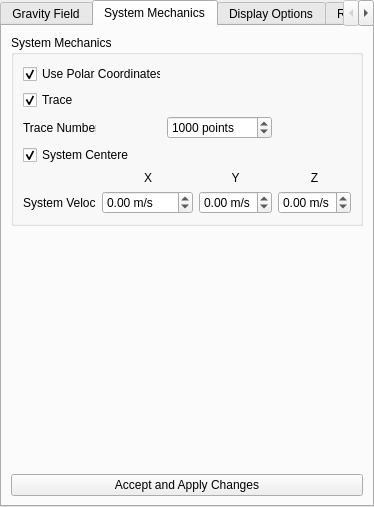
<?xml version="1.0" encoding="UTF-8"?>
<ui version="4.0">
 <class>Options</class>
 <widget class="QTabWidget" name="Options">
  <property name="geometry">
   <rect>
    <x>0</x>
    <y>0</y>
    <width>374</width>
    <height>507</height>
   </rect>
  </property>
  <property name="windowTitle">
   <string>TabWidget</string>
  </property>
  <property name="currentIndex">
   <number>1</number>
  </property>
  <widget class="QWidget" name="gravityTab">
   <attribute name="title">
    <string>Gravity Field</string>
   </attribute>
   <layout class="QVBoxLayout" name="verticalLayout_3">
    <item>
     <widget class="QCheckBox" name="gravFieldCheckBox">
      <property name="text">
       <string>Display Gravity Field</string>
      </property>
      <property name="checked">
       <bool>true</bool>
      </property>
     </widget>
    </item>
    <item>
     <widget class="QGroupBox" name="gravFieldGroupBox">
      <property name="title">
       <string>Gravity Field</string>
      </property>
      <layout class="QGridLayout" name="gridLayout">
       <property name="leftMargin">
        <number>6</number>
       </property>
       <property name="topMargin">
        <number>6</number>
       </property>
       <property name="rightMargin">
        <number>6</number>
       </property>
       <property name="bottomMargin">
        <number>6</number>
       </property>
       <property name="spacing">
        <number>4</number>
       </property>
       <item row="3" column="0" colspan="3">
        <widget class="QRadioButton" name="arrowsAreTransparent">
         <property name="text">
          <string>Arrows Go Transparent</string>
         </property>
         <property name="checked">
          <bool>true</bool>
         </property>
        </widget>
       </item>
       <item row="5" column="0" colspan="3">
        <widget class="QRadioButton" name="arrowsAdjustLengthButton">
         <property name="text">
          <string>Adjust Length of Arrows</string>
         </property>
        </widget>
       </item>
       <item row="10" column="0">
        <widget class="QLabel" name="arrowSeparationLabel">
         <property name="text">
          <string>Arrow Spacing</string>
         </property>
         <property name="alignment">
          <set>Qt::AlignRight|Qt::AlignTrailing|Qt::AlignVCenter</set>
         </property>
        </widget>
       </item>
       <item row="8" column="0">
        <widget class="QLabel" name="arrowLengthLabel">
         <property name="text">
          <string> Arrow Square Width</string>
         </property>
         <property name="alignment">
          <set>Qt::AlignRight|Qt::AlignTrailing|Qt::AlignVCenter</set>
         </property>
        </widget>
       </item>
       <item row="8" column="1">
        <widget class="QSlider" name="arrowSquareWidthSlider">
         <property name="minimum">
          <number>5</number>
         </property>
         <property name="maximum">
          <number>500</number>
         </property>
         <property name="singleStep">
          <number>5</number>
         </property>
         <property name="pageStep">
          <number>25</number>
         </property>
         <property name="value">
          <number>150</number>
         </property>
         <property name="orientation">
          <enum>Qt::Horizontal</enum>
         </property>
         <property name="tickPosition">
          <enum>QSlider::TicksBothSides</enum>
         </property>
        </widget>
       </item>
       <item row="10" column="1">
        <widget class="QSlider" name="arrowSpacingSlider">
         <property name="minimum">
          <number>2</number>
         </property>
         <property name="maximum">
          <number>10</number>
         </property>
         <property name="singleStep">
          <number>2</number>
         </property>
         <property name="pageStep">
          <number>2</number>
         </property>
         <property name="value">
          <number>8</number>
         </property>
         <property name="orientation">
          <enum>Qt::Horizontal</enum>
         </property>
         <property name="tickPosition">
          <enum>QSlider::TicksBothSides</enum>
         </property>
        </widget>
       </item>
       <item row="4" column="1">
        <widget class="QSlider" name="arrowTransparencySlider">
         <property name="minimum">
          <number>1</number>
         </property>
         <property name="maximum">
          <number>100</number>
         </property>
         <property name="singleStep">
          <number>5</number>
         </property>
         <property name="pageStep">
          <number>10</number>
         </property>
         <property name="value">
          <number>75</number>
         </property>
         <property name="orientation">
          <enum>Qt::Horizontal</enum>
         </property>
         <property name="tickPosition">
          <enum>QSlider::TicksBothSides</enum>
         </property>
        </widget>
       </item>
       <item row="4" column="0">
        <widget class="QLabel" name="label_5">
         <property name="text">
          <string>Transparency</string>
         </property>
         <property name="alignment">
          <set>Qt::AlignRight|Qt::AlignTrailing|Qt::AlignVCenter</set>
         </property>
        </widget>
       </item>
       <item row="6" column="0">
        <widget class="QLabel" name="label_6">
         <property name="enabled">
          <bool>true</bool>
         </property>
         <property name="text">
          <string>Max Length</string>
         </property>
         <property name="alignment">
          <set>Qt::AlignRight|Qt::AlignTrailing|Qt::AlignVCenter</set>
         </property>
        </widget>
       </item>
       <item row="6" column="1">
        <widget class="QSlider" name="arrowLengthSlider">
         <property name="enabled">
          <bool>true</bool>
         </property>
         <property name="minimum">
          <number>1</number>
         </property>
         <property name="maximum">
          <number>200</number>
         </property>
         <property name="value">
          <number>50</number>
         </property>
         <property name="orientation">
          <enum>Qt::Horizontal</enum>
         </property>
         <property name="tickPosition">
          <enum>QSlider::TicksBothSides</enum>
         </property>
        </widget>
       </item>
      </layout>
     </widget>
    </item>
    <item>
     <widget class="QGroupBox" name="gravityPlaneGroupBox">
      <property name="minimumSize">
       <size>
        <width>0</width>
        <height>195</height>
       </size>
      </property>
      <property name="title">
       <string>Gravity Plane Settings</string>
      </property>
      <layout class="QGridLayout" name="gridLayout_5">
       <item row="1" column="0">
        <widget class="QRadioButton" name="xyPlaneRadioButton">
         <property name="text">
          <string>XY Plane</string>
         </property>
         <property name="checked">
          <bool>true</bool>
         </property>
        </widget>
       </item>
       <item row="1" column="1">
        <widget class="QRadioButton" name="xzPlaneRadioButton">
         <property name="text">
          <string>XZ Plane</string>
         </property>
        </widget>
       </item>
       <item row="2" column="0">
        <widget class="QRadioButton" name="planetsRadioButton">
         <property name="text">
          <string>Planets</string>
         </property>
        </widget>
       </item>
       <item row="2" column="1">
        <widget class="QRadioButton" name="yzPlaneRadioButton">
         <property name="text">
          <string>YZ Plane</string>
         </property>
        </widget>
       </item>
       <item row="3" column="0" colspan="2">
        <widget class="QFrame" name="planetFrame">
         <property name="enabled">
          <bool>false</bool>
         </property>
         <property name="frameShape">
          <enum>QFrame::Box</enum>
         </property>
         <property name="frameShadow">
          <enum>QFrame::Plain</enum>
         </property>
         <property name="lineWidth">
          <number>3</number>
         </property>
        </widget>
       </item>
       <item row="0" column="0" colspan="2">
        <widget class="QCheckBox" name="centerOfMassPlane">
         <property name="text">
          <string>Plane goes through center of mass</string>
         </property>
         <property name="checked">
          <bool>true</bool>
         </property>
        </widget>
       </item>
      </layout>
     </widget>
    </item>
    <item>
     <widget class="QPushButton" name="applyChanges1">
      <property name="text">
       <string>Accept and Apply Changes</string>
      </property>
     </widget>
    </item>
   </layout>
  </widget>
  <widget class="QWidget" name="systemTab">
   <attribute name="title">
    <string>System Mechanics</string>
   </attribute>
   <layout class="QGridLayout" name="gridLayout_3">
    <item row="2" column="0">
     <widget class="QGroupBox" name="systemMechanicsGroupBox">
      <property name="title">
       <string>System Mechanics</string>
      </property>
      <layout class="QGridLayout" name="gridLayout_2">
       <item row="0" column="0" colspan="3">
        <widget class="QCheckBox" name="usePolarCheckBox">
         <property name="text">
          <string>Use Polar Coordinates</string>
         </property>
         <property name="shortcut">
          <string>Ctrl+O</string>
         </property>
         <property name="checked">
          <bool>true</bool>
         </property>
        </widget>
       </item>
       <item row="1" column="0">
        <widget class="QCheckBox" name="traceCheckBox">
         <property name="text">
          <string>Trace</string>
         </property>
         <property name="shortcut">
          <string>Ctrl+T</string>
         </property>
         <property name="checked">
          <bool>true</bool>
         </property>
        </widget>
       </item>
       <item row="2" column="0">
        <widget class="QLabel" name="traceNumberLabel">
         <property name="text">
          <string>Trace Number</string>
         </property>
        </widget>
       </item>
       <item row="2" column="3" colspan="2">
        <widget class="QSpinBox" name="traceNumberSpinBox">
         <property name="suffix">
          <string> points</string>
         </property>
         <property name="minimum">
          <number>10</number>
         </property>
         <property name="maximum">
          <number>1000000</number>
         </property>
         <property name="singleStep">
          <number>10</number>
         </property>
         <property name="value">
          <number>1000</number>
         </property>
        </widget>
       </item>
       <item row="3" column="0" colspan="2">
        <widget class="QCheckBox" name="systemCenteredCheckBox">
         <property name="text">
          <string>System Centered</string>
         </property>
         <property name="checked">
          <bool>true</bool>
         </property>
        </widget>
       </item>
       <item row="5" column="2">
        <widget class="QLabel" name="labelX2">
         <property name="sizePolicy">
          <sizepolicy hsizetype="Preferred" vsizetype="Minimum">
           <horstretch>0</horstretch>
           <verstretch>0</verstretch>
          </sizepolicy>
         </property>
         <property name="text">
          <string>X</string>
         </property>
         <property name="alignment">
          <set>Qt::AlignBottom|Qt::AlignHCenter</set>
         </property>
        </widget>
       </item>
       <item row="5" column="4">
        <widget class="QLabel" name="labelY2">
         <property name="sizePolicy">
          <sizepolicy hsizetype="Preferred" vsizetype="Minimum">
           <horstretch>0</horstretch>
           <verstretch>0</verstretch>
          </sizepolicy>
         </property>
         <property name="text">
          <string>Y</string>
         </property>
         <property name="alignment">
          <set>Qt::AlignBottom|Qt::AlignHCenter</set>
         </property>
        </widget>
       </item>
       <item row="5" column="5">
        <widget class="QLabel" name="labelZ2">
         <property name="sizePolicy">
          <sizepolicy hsizetype="Minimum" vsizetype="Minimum">
           <horstretch>0</horstretch>
           <verstretch>0</verstretch>
          </sizepolicy>
         </property>
         <property name="text">
          <string>Z</string>
         </property>
         <property name="alignment">
          <set>Qt::AlignBottom|Qt::AlignHCenter</set>
         </property>
        </widget>
       </item>
       <item row="6" column="0">
        <widget class="QLabel" name="systemVelocityLabel">
         <property name="text">
          <string>System Velocity</string>
         </property>
        </widget>
       </item>
       <item row="6" column="1" colspan="3">
        <widget class="QDoubleSpinBox" name="systemVelocityXSpinBox">
         <property name="suffix">
          <string> m/s</string>
         </property>
         <property name="minimum">
          <double>-200.000000000000000</double>
         </property>
         <property name="maximum">
          <double>200.000000000000000</double>
         </property>
         <property name="singleStep">
          <double>0.500000000000000</double>
         </property>
        </widget>
       </item>
       <item row="6" column="4">
        <widget class="QDoubleSpinBox" name="systemVelocityYSpinBox">
         <property name="suffix">
          <string> m/s</string>
         </property>
         <property name="minimum">
          <double>-200.000000000000000</double>
         </property>
         <property name="maximum">
          <double>200.000000000000000</double>
         </property>
         <property name="singleStep">
          <double>0.500000000000000</double>
         </property>
        </widget>
       </item>
       <item row="6" column="5">
        <widget class="QDoubleSpinBox" name="systemVelocityZSpinBox">
         <property name="suffix">
          <string> m/s</string>
         </property>
         <property name="minimum">
          <double>-200.000000000000000</double>
         </property>
         <property name="maximum">
          <double>200.000000000000000</double>
         </property>
         <property name="singleStep">
          <double>0.500000000000000</double>
         </property>
        </widget>
       </item>
      </layout>
     </widget>
    </item>
    <item row="4" column="0">
     <widget class="QPushButton" name="applyChanges2">
      <property name="text">
       <string>Accept and Apply Changes</string>
      </property>
     </widget>
    </item>
    <item row="3" column="0">
     <spacer name="verticalSpacer_4">
      <property name="orientation">
       <enum>Qt::Vertical</enum>
      </property>
      <property name="sizeHint" stdset="0">
       <size>
        <width>20</width>
        <height>40</height>
       </size>
      </property>
     </spacer>
    </item>
   </layout>
  </widget>
  <widget class="QWidget" name="displayOptionsTab">
   <attribute name="title">
    <string>Display Options</string>
   </attribute>
   <layout class="QVBoxLayout" name="verticalLayout_2">
    <item>
     <widget class="QGroupBox" name="displayOptionsGroupBox">
      <property name="title">
       <string>Display Options</string>
      </property>
      <layout class="QGridLayout" name="gridLayout_4">
       <item row="2" column="0">
        <widget class="QCheckBox" name="displayVelocityCheckBox">
         <property name="text">
          <string>Display Velocity</string>
         </property>
         <property name="checked">
          <bool>true</bool>
         </property>
        </widget>
       </item>
       <item row="2" column="1">
        <widget class="QLabel" name="label">
         <property name="text">
          <string>Velocity Color</string>
         </property>
        </widget>
       </item>
       <item row="2" column="2">
        <widget class="QComboBox" name="velocityColorComboBox">
         <item>
          <property name="text">
           <string>White</string>
          </property>
         </item>
         <item>
          <property name="text">
           <string>Black</string>
          </property>
         </item>
         <item>
          <property name="text">
           <string>Red</string>
          </property>
         </item>
         <item>
          <property name="text">
           <string>Green</string>
          </property>
         </item>
         <item>
          <property name="text">
           <string>Blue</string>
          </property>
         </item>
         <item>
          <property name="text">
           <string>Cyan</string>
          </property>
         </item>
         <item>
          <property name="text">
           <string>Magenta</string>
          </property>
         </item>
         <item>
          <property name="text">
           <string>Yellow</string>
          </property>
         </item>
         <item>
          <property name="text">
           <string>Gray</string>
          </property>
         </item>
         <item>
          <property name="text">
           <string>Dark Red</string>
          </property>
         </item>
         <item>
          <property name="text">
           <string>Dark Green</string>
          </property>
         </item>
         <item>
          <property name="text">
           <string>Dark Cyan</string>
          </property>
         </item>
         <item>
          <property name="text">
           <string>Dark Magenta</string>
          </property>
         </item>
         <item>
          <property name="text">
           <string>Dark Yellow</string>
          </property>
         </item>
         <item>
          <property name="text">
           <string>Dark Gray</string>
          </property>
         </item>
         <item>
          <property name="text">
           <string>Light Gray</string>
          </property>
         </item>
        </widget>
       </item>
       <item row="3" column="0">
        <widget class="QCheckBox" name="displayAccelCheckBox">
         <property name="text">
          <string>Display Acceleration</string>
         </property>
         <property name="checked">
          <bool>true</bool>
         </property>
        </widget>
       </item>
       <item row="3" column="1">
        <widget class="QLabel" name="label_2">
         <property name="text">
          <string>Accel Color</string>
         </property>
        </widget>
       </item>
       <item row="3" column="2">
        <widget class="QComboBox" name="accelColorComboBox">
         <property name="currentIndex">
          <number>4</number>
         </property>
         <item>
          <property name="text">
           <string>White</string>
          </property>
         </item>
         <item>
          <property name="text">
           <string>Black</string>
          </property>
         </item>
         <item>
          <property name="text">
           <string>Red</string>
          </property>
         </item>
         <item>
          <property name="text">
           <string>Green</string>
          </property>
         </item>
         <item>
          <property name="text">
           <string>Blue</string>
          </property>
         </item>
         <item>
          <property name="text">
           <string>Cyan</string>
          </property>
         </item>
         <item>
          <property name="text">
           <string>Magenta</string>
          </property>
         </item>
         <item>
          <property name="text">
           <string>Yellow</string>
          </property>
         </item>
         <item>
          <property name="text">
           <string>Gray</string>
          </property>
         </item>
         <item>
          <property name="text">
           <string>Dark Red</string>
          </property>
         </item>
         <item>
          <property name="text">
           <string>Dark Green</string>
          </property>
         </item>
         <item>
          <property name="text">
           <string>Dark Cyan</string>
          </property>
         </item>
         <item>
          <property name="text">
           <string>Dark Magenta</string>
          </property>
         </item>
         <item>
          <property name="text">
           <string>Dark Yellow</string>
          </property>
         </item>
         <item>
          <property name="text">
           <string>Dark Gray</string>
          </property>
         </item>
         <item>
          <property name="text">
           <string>Light Gray</string>
          </property>
         </item>
        </widget>
       </item>
       <item row="1" column="0">
        <widget class="QCheckBox" name="displayPlanetsCheckBox">
         <property name="text">
          <string>Display Planets</string>
         </property>
         <property name="checked">
          <bool>true</bool>
         </property>
        </widget>
       </item>
       <item row="0" column="0">
        <widget class="QCheckBox" name="displayCenterOfMassCheckBox">
         <property name="text">
          <string>Display Center of Mass</string>
         </property>
        </widget>
       </item>
       <item row="0" column="1" colspan="2">
        <widget class="QCheckBox" name="perspectiveViewCheckBox">
         <property name="text">
          <string>Perspective View</string>
         </property>
         <property name="checked">
          <bool>true</bool>
         </property>
        </widget>
       </item>
      </layout>
     </widget>
    </item>
    <item>
     <widget class="QGroupBox" name="rotatePanGroupBox">
      <property name="title">
       <string>Rotate and Pan Options</string>
      </property>
      <property name="checkable">
       <bool>false</bool>
      </property>
      <layout class="QGridLayout" name="gridLayout_7">
       <item row="0" column="2">
        <widget class="QCheckBox" name="enablePanCheckBox">
         <property name="text">
          <string>Enable Mouse Panning</string>
         </property>
         <property name="checked">
          <bool>true</bool>
         </property>
        </widget>
       </item>
       <item row="1" column="0" colspan="4">
        <layout class="QGridLayout" name="gridLayout_8">
         <item row="1" column="1" colspan="2">
          <widget class="QSlider" name="rotateSlider">
           <property name="minimum">
            <number>1</number>
           </property>
           <property name="maximum">
            <number>10</number>
           </property>
           <property name="pageStep">
            <number>5</number>
           </property>
           <property name="value">
            <number>5</number>
           </property>
           <property name="orientation">
            <enum>Qt::Horizontal</enum>
           </property>
          </widget>
         </item>
         <item row="2" column="1" colspan="2">
          <widget class="QSlider" name="panSlider">
           <property name="minimum">
            <number>1</number>
           </property>
           <property name="maximum">
            <number>10</number>
           </property>
           <property name="pageStep">
            <number>5</number>
           </property>
           <property name="value">
            <number>5</number>
           </property>
           <property name="orientation">
            <enum>Qt::Horizontal</enum>
           </property>
          </widget>
         </item>
         <item row="1" column="0">
          <widget class="QLabel" name="rotateSliderLabel">
           <property name="text">
            <string>Mouse Rotation Sensitivity</string>
           </property>
          </widget>
         </item>
         <item row="2" column="0">
          <widget class="QLabel" name="panSliderLabel">
           <property name="text">
            <string>Mouse Panning Sensitivity</string>
           </property>
          </widget>
         </item>
         <item row="0" column="2">
          <widget class="QLabel" name="label_9">
           <property name="text">
            <string>Less Sensitive</string>
           </property>
           <property name="alignment">
            <set>Qt::AlignRight|Qt::AlignTrailing|Qt::AlignVCenter</set>
           </property>
          </widget>
         </item>
         <item row="0" column="1">
          <widget class="QLabel" name="label_8">
           <property name="text">
            <string>More Sensitive</string>
           </property>
          </widget>
         </item>
        </layout>
       </item>
       <item row="0" column="0">
        <widget class="QCheckBox" name="enableRotateCheckBox">
         <property name="text">
          <string>Enable Mouse Rotation</string>
         </property>
         <property name="checked">
          <bool>true</bool>
         </property>
        </widget>
       </item>
       <item row="0" column="1">
        <spacer name="horizontalSpacer_2">
         <property name="orientation">
          <enum>Qt::Horizontal</enum>
         </property>
         <property name="sizeHint" stdset="0">
          <size>
           <width>40</width>
           <height>20</height>
          </size>
         </property>
        </spacer>
       </item>
      </layout>
     </widget>
    </item>
    <item>
     <spacer name="verticalSpacer_2">
      <property name="orientation">
       <enum>Qt::Vertical</enum>
      </property>
      <property name="sizeHint" stdset="0">
       <size>
        <width>20</width>
        <height>40</height>
       </size>
      </property>
     </spacer>
    </item>
    <item>
     <widget class="QPushButton" name="applyChanges3">
      <property name="text">
       <string>Accept and Apply Changes</string>
      </property>
     </widget>
    </item>
   </layout>
  </widget>
  <widget class="QWidget" name="relativityTab">
   <attribute name="title">
    <string>Relativity</string>
   </attribute>
   <layout class="QVBoxLayout" name="verticalLayout_5">
    <item>
     <widget class="QGroupBox" name="groupBox_2">
      <property name="title">
       <string>GroupBox</string>
      </property>
      <layout class="QGridLayout" name="gridLayout_6">
       <item row="0" column="0" colspan="3">
        <widget class="QRadioButton" name="newtonian2DRadioButton">
         <property name="text">
          <string>2D Newtonian Gravity</string>
         </property>
         <property name="checked">
          <bool>false</bool>
         </property>
        </widget>
       </item>
       <item row="1" column="0" colspan="3">
        <widget class="QRadioButton" name="newtonian3DRadioButton">
         <property name="text">
          <string>3D Newtonian Gravity</string>
         </property>
         <property name="checked">
          <bool>true</bool>
         </property>
        </widget>
       </item>
       <item row="2" column="0" colspan="3">
        <widget class="QRadioButton" name="relativity2DRadioButton">
         <property name="text">
          <string>2D Relativity</string>
         </property>
        </widget>
       </item>
       <item row="3" column="0">
        <widget class="QLabel" name="label_4">
         <property name="enabled">
          <bool>false</bool>
         </property>
         <property name="text">
          <string> Deflection Square Width</string>
         </property>
         <property name="alignment">
          <set>Qt::AlignRight|Qt::AlignTrailing|Qt::AlignVCenter</set>
         </property>
        </widget>
       </item>
       <item row="3" column="1" colspan="2">
        <widget class="QSlider" name="deflectionWidthSlider">
         <property name="enabled">
          <bool>false</bool>
         </property>
         <property name="minimum">
          <number>100</number>
         </property>
         <property name="maximum">
          <number>500</number>
         </property>
         <property name="singleStep">
          <number>25</number>
         </property>
         <property name="pageStep">
          <number>50</number>
         </property>
         <property name="value">
          <number>200</number>
         </property>
         <property name="orientation">
          <enum>Qt::Horizontal</enum>
         </property>
         <property name="tickPosition">
          <enum>QSlider::TicksBothSides</enum>
         </property>
        </widget>
       </item>
       <item row="4" column="0">
        <widget class="QLabel" name="label_3">
         <property name="enabled">
          <bool>false</bool>
         </property>
         <property name="text">
          <string> Deflection Line Spacing</string>
         </property>
         <property name="alignment">
          <set>Qt::AlignRight|Qt::AlignTrailing|Qt::AlignVCenter</set>
         </property>
        </widget>
       </item>
       <item row="4" column="1" colspan="2">
        <widget class="QSlider" name="deflectionSpacingSlider">
         <property name="enabled">
          <bool>false</bool>
         </property>
         <property name="minimum">
          <number>5</number>
         </property>
         <property name="maximum">
          <number>25</number>
         </property>
         <property name="singleStep">
          <number>5</number>
         </property>
         <property name="pageStep">
          <number>5</number>
         </property>
         <property name="value">
          <number>10</number>
         </property>
         <property name="orientation">
          <enum>Qt::Horizontal</enum>
         </property>
         <property name="invertedControls">
          <bool>true</bool>
         </property>
         <property name="tickPosition">
          <enum>QSlider::TicksBothSides</enum>
         </property>
        </widget>
       </item>
       <item row="5" column="0">
        <widget class="QLabel" name="label_7">
         <property name="enabled">
          <bool>false</bool>
         </property>
         <property name="text">
          <string>Relativity &quot;Rubber&quot; Color</string>
         </property>
        </widget>
       </item>
       <item row="5" column="1" colspan="2">
        <widget class="QComboBox" name="relativityColorComboBox">
         <property name="enabled">
          <bool>false</bool>
         </property>
         <property name="currentIndex">
          <number>9</number>
         </property>
         <item>
          <property name="text">
           <string>White</string>
          </property>
         </item>
         <item>
          <property name="text">
           <string>Black</string>
          </property>
         </item>
         <item>
          <property name="text">
           <string>Red</string>
          </property>
         </item>
         <item>
          <property name="text">
           <string>Green</string>
          </property>
         </item>
         <item>
          <property name="text">
           <string>Blue</string>
          </property>
         </item>
         <item>
          <property name="text">
           <string>Cyan</string>
          </property>
         </item>
         <item>
          <property name="text">
           <string>Magenta</string>
          </property>
         </item>
         <item>
          <property name="text">
           <string>Yellow</string>
          </property>
         </item>
         <item>
          <property name="text">
           <string>Gray</string>
          </property>
         </item>
         <item>
          <property name="text">
           <string>Dark Red</string>
          </property>
         </item>
         <item>
          <property name="text">
           <string>Dark Green</string>
          </property>
         </item>
         <item>
          <property name="text">
           <string>Dark Cyan</string>
          </property>
         </item>
         <item>
          <property name="text">
           <string>Dark Magenta</string>
          </property>
         </item>
         <item>
          <property name="text">
           <string>Dark Yellow</string>
          </property>
         </item>
         <item>
          <property name="text">
           <string>Dark Gray</string>
          </property>
         </item>
         <item>
          <property name="text">
           <string>Light Gray</string>
          </property>
         </item>
        </widget>
       </item>
      </layout>
     </widget>
    </item>
    <item>
     <spacer name="verticalSpacer">
      <property name="orientation">
       <enum>Qt::Vertical</enum>
      </property>
      <property name="sizeHint" stdset="0">
       <size>
        <width>20</width>
        <height>40</height>
       </size>
      </property>
     </spacer>
    </item>
    <item>
     <widget class="QPushButton" name="pushButton">
      <property name="text">
       <string>Accept and Apply Changes</string>
      </property>
     </widget>
    </item>
   </layout>
  </widget>
 </widget>
 <resources/>
 <connections>
  <connection>
   <sender>relativity2DRadioButton</sender>
   <signal>toggled(bool)</signal>
   <receiver>deflectionWidthSlider</receiver>
   <slot>setEnabled(bool)</slot>
   <hints>
    <hint type="sourcelabel">
     <x>69</x>
     <y>112</y>
    </hint>
    <hint type="destinationlabel">
     <x>180</x>
     <y>132</y>
    </hint>
   </hints>
  </connection>
  <connection>
   <sender>relativity2DRadioButton</sender>
   <signal>toggled(bool)</signal>
   <receiver>deflectionSpacingSlider</receiver>
   <slot>setEnabled(bool)</slot>
   <hints>
    <hint type="sourcelabel">
     <x>127</x>
     <y>110</y>
    </hint>
    <hint type="destinationlabel">
     <x>316</x>
     <y>186</y>
    </hint>
   </hints>
  </connection>
  <connection>
   <sender>relativity2DRadioButton</sender>
   <signal>toggled(bool)</signal>
   <receiver>label_4</receiver>
   <slot>setEnabled(bool)</slot>
   <hints>
    <hint type="sourcelabel">
     <x>44</x>
     <y>113</y>
    </hint>
    <hint type="destinationlabel">
     <x>50</x>
     <y>137</y>
    </hint>
   </hints>
  </connection>
  <connection>
   <sender>relativity2DRadioButton</sender>
   <signal>toggled(bool)</signal>
   <receiver>label_3</receiver>
   <slot>setEnabled(bool)</slot>
   <hints>
    <hint type="sourcelabel">
     <x>156</x>
     <y>106</y>
    </hint>
    <hint type="destinationlabel">
     <x>121</x>
     <y>186</y>
    </hint>
   </hints>
  </connection>
  <connection>
   <sender>relativity2DRadioButton</sender>
   <signal>toggled(bool)</signal>
   <receiver>perspectiveViewCheckBox</receiver>
   <slot>setEnabled(bool)</slot>
   <hints>
    <hint type="sourcelabel">
     <x>90</x>
     <y>106</y>
    </hint>
    <hint type="destinationlabel">
     <x>349</x>
     <y>70</y>
    </hint>
   </hints>
  </connection>
  <connection>
   <sender>relativity2DRadioButton</sender>
   <signal>toggled(bool)</signal>
   <receiver>gravFieldCheckBox</receiver>
   <slot>setDisabled(bool)</slot>
   <hints>
    <hint type="sourcelabel">
     <x>185</x>
     <y>108</y>
    </hint>
    <hint type="destinationlabel">
     <x>53</x>
     <y>47</y>
    </hint>
   </hints>
  </connection>
  <connection>
   <sender>relativity2DRadioButton</sender>
   <signal>toggled(bool)</signal>
   <receiver>gravFieldGroupBox</receiver>
   <slot>setDisabled(bool)</slot>
   <hints>
    <hint type="sourcelabel">
     <x>185</x>
     <y>108</y>
    </hint>
    <hint type="destinationlabel">
     <x>185</x>
     <y>160</y>
    </hint>
   </hints>
  </connection>
  <connection>
   <sender>relativity2DRadioButton</sender>
   <signal>toggled(bool)</signal>
   <receiver>gravityPlaneGroupBox</receiver>
   <slot>setDisabled(bool)</slot>
   <hints>
    <hint type="sourcelabel">
     <x>185</x>
     <y>108</y>
    </hint>
    <hint type="destinationlabel">
     <x>185</x>
     <y>380</y>
    </hint>
   </hints>
  </connection>
  <connection>
   <sender>arrowsAreTransparent</sender>
   <signal>toggled(bool)</signal>
   <receiver>arrowTransparencySlider</receiver>
   <slot>setVisible(bool)</slot>
   <hints>
    <hint type="sourcelabel">
     <x>114</x>
     <y>85</y>
    </hint>
    <hint type="destinationlabel">
     <x>151</x>
     <y>112</y>
    </hint>
   </hints>
  </connection>
  <connection>
   <sender>arrowsAreTransparent</sender>
   <signal>toggled(bool)</signal>
   <receiver>label_5</receiver>
   <slot>setVisible(bool)</slot>
   <hints>
    <hint type="sourcelabel">
     <x>69</x>
     <y>85</y>
    </hint>
    <hint type="destinationlabel">
     <x>71</x>
     <y>111</y>
    </hint>
   </hints>
  </connection>
  <connection>
   <sender>arrowsAdjustLengthButton</sender>
   <signal>toggled(bool)</signal>
   <receiver>arrowLengthSlider</receiver>
   <slot>setVisible(bool)</slot>
   <hints>
    <hint type="sourcelabel">
     <x>113</x>
     <y>129</y>
    </hint>
    <hint type="destinationlabel">
     <x>153</x>
     <y>159</y>
    </hint>
   </hints>
  </connection>
  <connection>
   <sender>arrowsAdjustLengthButton</sender>
   <signal>toggled(bool)</signal>
   <receiver>label_6</receiver>
   <slot>setVisible(bool)</slot>
   <hints>
    <hint type="sourcelabel">
     <x>85</x>
     <y>136</y>
    </hint>
    <hint type="destinationlabel">
     <x>92</x>
     <y>177</y>
    </hint>
   </hints>
  </connection>
  <connection>
   <sender>newtonian3DRadioButton</sender>
   <signal>toggled(bool)</signal>
   <receiver>perspectiveViewCheckBox</receiver>
   <slot>setEnabled(bool)</slot>
   <hints>
    <hint type="sourcelabel">
     <x>185</x>
     <y>85</y>
    </hint>
    <hint type="destinationlabel">
     <x>209</x>
     <y>68</y>
    </hint>
   </hints>
  </connection>
  <connection>
   <sender>relativity2DRadioButton</sender>
   <signal>toggled(bool)</signal>
   <receiver>label_7</receiver>
   <slot>setEnabled(bool)</slot>
   <hints>
    <hint type="sourcelabel">
     <x>185</x>
     <y>108</y>
    </hint>
    <hint type="destinationlabel">
     <x>80</x>
     <y>202</y>
    </hint>
   </hints>
  </connection>
  <connection>
   <sender>relativity2DRadioButton</sender>
   <signal>toggled(bool)</signal>
   <receiver>relativityColorComboBox</receiver>
   <slot>setEnabled(bool)</slot>
   <hints>
    <hint type="sourcelabel">
     <x>185</x>
     <y>108</y>
    </hint>
    <hint type="destinationlabel">
     <x>247</x>
     <y>202</y>
    </hint>
   </hints>
  </connection>
  <connection>
   <sender>planetsRadioButton</sender>
   <signal>toggled(bool)</signal>
   <receiver>planetFrame</receiver>
   <slot>setEnabled(bool)</slot>
   <hints>
    <hint type="sourcelabel">
     <x>61</x>
     <y>315</y>
    </hint>
    <hint type="destinationlabel">
     <x>62</x>
     <y>334</y>
    </hint>
   </hints>
  </connection>
  <connection>
   <sender>relativity2DRadioButton</sender>
   <signal>clicked(bool)</signal>
   <receiver>gravFieldCheckBox</receiver>
   <slot>setChecked(bool)</slot>
   <hints>
    <hint type="sourcelabel">
     <x>185</x>
     <y>108</y>
    </hint>
    <hint type="destinationlabel">
     <x>185</x>
     <y>39</y>
    </hint>
   </hints>
  </connection>
  <connection>
   <sender>enableRotateCheckBox</sender>
   <signal>clicked(bool)</signal>
   <receiver>rotateSlider</receiver>
   <slot>setEnabled(bool)</slot>
   <hints>
    <hint type="sourcelabel">
     <x>87</x>
     <y>194</y>
    </hint>
    <hint type="destinationlabel">
     <x>251</x>
     <y>240</y>
    </hint>
   </hints>
  </connection>
  <connection>
   <sender>enableRotateCheckBox</sender>
   <signal>clicked(bool)</signal>
   <receiver>rotateSliderLabel</receiver>
   <slot>setEnabled(bool)</slot>
   <hints>
    <hint type="sourcelabel">
     <x>87</x>
     <y>194</y>
    </hint>
    <hint type="destinationlabel">
     <x>85</x>
     <y>240</y>
    </hint>
   </hints>
  </connection>
  <connection>
   <sender>enablePanCheckBox</sender>
   <signal>clicked(bool)</signal>
   <receiver>panSlider</receiver>
   <slot>setEnabled(bool)</slot>
   <hints>
    <hint type="sourcelabel">
     <x>278</x>
     <y>194</y>
    </hint>
    <hint type="destinationlabel">
     <x>251</x>
     <y>265</y>
    </hint>
   </hints>
  </connection>
  <connection>
   <sender>enablePanCheckBox</sender>
   <signal>clicked(bool)</signal>
   <receiver>panSliderLabel</receiver>
   <slot>setEnabled(bool)</slot>
   <hints>
    <hint type="sourcelabel">
     <x>278</x>
     <y>194</y>
    </hint>
    <hint type="destinationlabel">
     <x>85</x>
     <y>265</y>
    </hint>
   </hints>
  </connection>
 </connections>
</ui>
